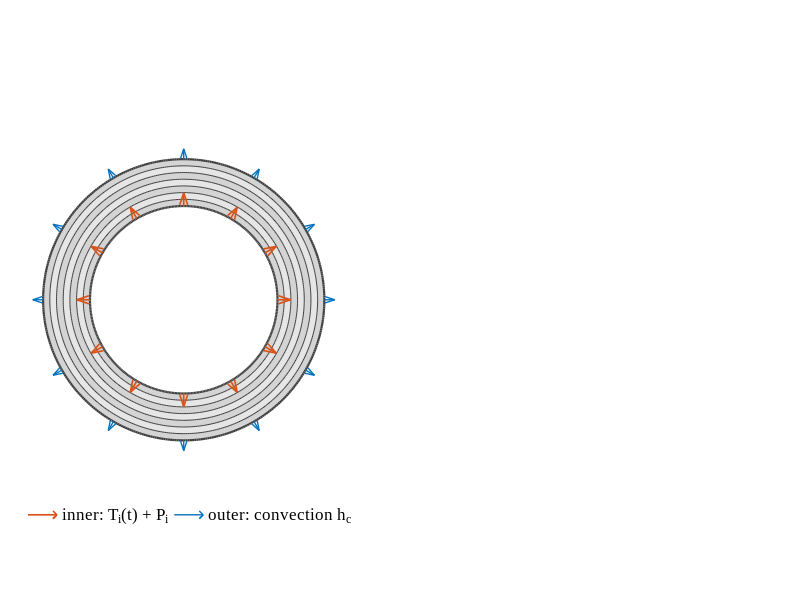

MATLAB code to generate this figure: (Note: this script raises an error after producing the figure.)
%% geometry_schematic_R4_6.m — R4_5 + the legend text 'T_{in}(t)' becomes 'T_i(t)' (author instruction of 2026-11-23, Prom8 item 11: the inner-surface temperature constant is written T_i as in the thesis)
%  R4_6 change (marked 'R4_6'): the DisplayName of the inner-loading quiver and the output file names only. Everything else = R4_5.
%  ----- R4_5 header follows -----
%  R4_5: R4_3 + left panel moved right and the gap between the two panels reduced; margin as in R4_3 (author request 2026-11-02; R4_4's tight crop is NOT used)
%  R4_5 changes (marked 'R4_5'): figure width 12 -> 11.45 in; left axes moved 0.35 in to the right, right axes 0.55 in to the left (gap reduced by 0.9 in; axes sizes in inches unchanged).
%  ----- R4_3 header follows -----
%% geometry_schematic_R4_3.m — R4_2 + label font back to 12 pt, bottom 'insulated' just below the yellow crescent (outside the yellow), both labels a little to the left, larger legend font (author request 2026-11-02)
%  R4_3 changes (marked 'R4_3'): label font size, anchors, dxl, legend FontSize. Everything else = R4_2.
%  ----- R4_2 header follows -----
%% geometry_schematic_R4_2.m — R4_1 + 'insulated' labels centred on the middle axis of the cylinder; the bottom label sits inside the crescent (top face of the bottom insulation block)
%  R4_2 changes (marked 'R4_2'): label anchor positions only. Everything else = R4_1.
%  ----- R4_1 header follows -----
%% geometry_schematic_R4_1.m — R4 + 'insulated' labels closer to the cylinder (centred) and the two panel centres on one horizontal line (author request 2026-11-02)
%  R4_1 changes (marked 'R4_1'): label offsets reduced; left panel shifted vertically by dyAx1. Everything else = R4.
%  ----- R4 header follows -----
%% geometry_schematic_R4.m — R3 + layout changes requested by the author (2026-11-02)
%  Changes vs R3 (all marked 'R4'; geometry, loads, colours untouched; only
%  geometry_schematic_R4_5.png/.fig is written -- the standalone 3D cutaway is not redrawn):
%    * right panel: the two words 'insulated' moved above the top end and below the bottom
%      end, horizontally centred on the cylinder axis;
%    * right panel: R_i and R_o removed; they are shown on the left (cross-section) panel as
%      radial dimension arrows from the centre;
%    * right panel: the wall thickness h is shown on the LEFT wall at the bottom, beside the
%      length L (dimension below the bottom insulation block, on the theta = pi cut face);
%    * right panel: the coordinate triad is rotated about z (outward) and theta is drawn as an
%      arc with an arrow head (as in the left panel) instead of a straight arrow.
%  ----- R3 header follows -----
%% geometry_schematic_R3.m — R2 + coordinate systems (r, theta, z) in the geometry figures
%  R3 (2026-10-29, author request Prom 6): "in the two figures that introduce the cylinder
%  geometry (axial-section figure and cross-section figure) a coordinate system must be added".
%  Changes vs R2 (all marked 'R3'; geometry, loads and colours untouched):
%    * cross-section panel (a): triad at the bore centre -- radial axis r, circumferential
%      direction theta (arc with arrow), axial direction z shown as the out-of-plane symbol;
%    * axial cutaway (panel (b) and the standalone 3D cutaway): the lone z arrow is replaced by
%      a full right-handed triad r, theta, z drawn at the theta = 0 cut plane;
%    * outputs: geometry_schematic_R3.png/.fig and geometry_3D_cutaway_R2.png/.fig
%      (R2/R1 figures stay frozen).
%  ----- R2 header follows -----
%% geometry_schematic_R2.m — geometry schematic with an axially cut half-cylinder (3D)
%  R2 (2026-10-12, author request) revises the geometry schematic that
%  ch123_figs_R10.m draws (geometry_schematic.png: (a) annular cross-section,
%  (b) r-z graph):
%    * the RIGHT-HAND GRAPH (the r-z axes plot) is DELETED;
%    * in its place, an axially cut HALF CYLINDER in 3D showing
%        - the 7 layers on the cut faces and on the top face,
%        - the INNER loading (internal pressure P_i + thermal load T_in(t)),
%        - the OUTER convection h_c,
%        - the TOP and BOTTOM ends THERMALLY INSULATED (shown as insulation
%          blocks, labelled).
%    The cross-section panel (a) and its legend are unchanged.
%  Output: figures_ch123/geometry_schematic_R2.png (+ .fig). R1 and
%  ch123_figs_R10.m (which keeps writing the old geometry_schematic.png) are frozen.
%
%  Second output (author request: "draw something like" the 3D cylinder
%  drawings in Heydarpour's papers, e.g. Thin-Walled Struct. 155 (2020) 106914
%  Fig. 1a): figures_ch123/geometry_3D_cutaway_R1.png — the same cylinder with a
%  135-degree wedge removed, layers in a blue scale, loads and insulated ends.
%  All figure text in English, Times New Roman (as in the other ch1-3 schematics).
clearvars; clc; close all;
outdir = 'C:/Users/InfosaicUser/Desktop/MSc/Lord-Shulman-theory-thermoelastic-cylinder/claude/figures_ch123';
if ~exist(outdir,'dir'), mkdir(outdir); end
try
    set(groot,'defaultAxesFontName','Times New Roman');
    set(groot,'defaultTextFontName','Times New Roman');
    set(groot,'defaultLegendFontName','Times New Roman');
catch
end
CO = {[0 0.447 0.741],[0.850 0.325 0.098]};          % chapter colours: outer = blue, inner = orange
Ri = 1.0; Ro = 1.5; L = 2.1; NL = 7;
Rb = Ri + (0:NL)*((Ro-Ri)/NL);                       % 8 interface radii
G.Ri = Ri; G.Ro = Ro; G.L = L; G.NL = NL; G.Rb = Rb; G.tI = 0.16;   % tI = insulation block thickness
az = -25; el = 22;                                   % camera: from the front, slightly right and above

%% ================= FIGURE 1: cross-section (a) + half cylinder (b) =================
fig = figure('Units','inches','Position',[1 1 11.45 6],'Color','w','Renderer','opengl');

% ---------- (a) annular cross-section: unchanged from ch123_figs_R10 ----------
dyAx1 = 0.0296;   % R4_1: vertical shift of the left panel so both figure centres lie on one horizontal line
ax1 = axes('Parent',fig,'Position',[0.0410 0.08-dyAx1 0.3773 0.90]); hold(ax1,'on'); axis(ax1,'equal'); axis(ax1,'off');
th = linspace(0,2*pi,400);
for k = 1:NL
    ro = Rb(k+1); ri = Rb(k); sh = 0.90 - 0.07*mod(k,2);
    patch(ax1,[ro*cos(th) ri*cos(fliplr(th))],[ro*sin(th) ri*sin(fliplr(th))],[sh sh sh],'EdgeColor','none');
end
for k = 1:NL+1
    lw = 0.5; if k==1||k==NL+1, lw = 1.6; end
    plot(ax1,Rb(k)*cos(th),Rb(k)*sin(th),'-','Color',[0.25 0.25 0.25],'LineWidth',lw);
end
na = 12; ang = linspace(0,2*pi,na+1); ang(end) = [];
qi = quiver(ax1,Ri*cos(ang),Ri*sin(ang),0.14*cos(ang),0.14*sin(ang),0,'Color',CO{2},'LineWidth',1.2,'MaxHeadSize',0.55,'DisplayName','inner: T_i(t) + P_i');   % R4_6: was T_{in}(t)
qo = quiver(ax1,Ro*cos(ang),Ro*sin(ang),0.11*cos(ang),0.11*sin(ang),0,'Color',CO{1},'LineWidth',1.0,'MaxHeadSize',0.55,'DisplayName','outer: convection h_c');
lg = legend(ax1,[qi(1) qo(1)],'Location','southoutside','Orientation','horizontal','FontSize',12,'Box','off','AutoUpdate','off');   % R3: AutoUpdate off, else the triad objects added below enter the legend
lg.Units = 'normalized'; lg.Position(2) = 0.15;   % R4_1: legend placed just under the (shifted) left panel
xlim(ax1,[-(Ro+0.55) Ro+0.55]); ylim(ax1,[-(Ro+0.5) Ro+0.5]);
% R3: coordinate system of the cross-section: r (radial), theta (circumferential), z (out of the page)
tri_r = 0.55; tri_a = 0.33;
quiver(ax1,0,0,tri_r,0,0,'Color','k','LineWidth',1.3,'MaxHeadSize',0.6);          % r axis
text(ax1,tri_r+0.07,0.0,'r','FontSize',14,'FontAngle','italic','HorizontalAlignment','left','VerticalAlignment','middle');
ta = linspace(deg2rad(8),deg2rad(80),40);
plot(ax1,tri_a*cos(ta),tri_a*sin(ta),'k-','LineWidth',1.3);                         % theta arc
% arrow head at the arc end: filled triangle along the counter-clockwise tangent
Ee = tri_a*[cos(ta(end)) sin(ta(end))]; tg = [-sin(ta(end)) cos(ta(end))]; nn = [cos(ta(end)) sin(ta(end))];
hl = 0.10; hw = 0.045;
patch(ax1,[Ee(1)+hl*tg(1), Ee(1)+hw*nn(1), Ee(1)-hw*nn(1)],[Ee(2)+hl*tg(2), Ee(2)+hw*nn(2), Ee(2)-hw*nn(2)],'k','EdgeColor','k');
text(ax1,0.45*cos(deg2rad(58)),0.45*sin(deg2rad(58)),'\theta','FontSize',14,'HorizontalAlignment','left','VerticalAlignment','bottom');
plot(ax1,0,0,'ko','MarkerSize',9,'LineWidth',1.2); plot(ax1,0,0,'k.','MarkerSize',9);   % z out of the page
text(ax1,0.03,-0.13,'z','FontSize',14,'FontAngle','italic','HorizontalAlignment','center','VerticalAlignment','top');   % R4: moved below the symbol (clear of the R_o line)
% R4: radii R_i and R_o as radial dimension arrows from the centre (moved here from the right panel)
ai = deg2rad(145); ao = deg2rad(215);
quiver(ax1,0,0,Ri*cos(ai),Ri*sin(ai),0,'Color','k','LineWidth',1.0,'MaxHeadSize',0.10);
quiver(ax1,0,0,Ro*cos(ao),Ro*sin(ao),0,'Color','k','LineWidth',1.0,'MaxHeadSize',0.07);
text(ax1,0.52*cos(ai),0.52*sin(ai)+0.05,'R_i','FontSize',14,'HorizontalAlignment','center','VerticalAlignment','bottom');
text(ax1,(Ro+0.10)*cos(ao),(Ro+0.10)*sin(ao),'R_o','FontSize',14,'HorizontalAlignment','right','VerticalAlignment','top');

% ---------- (b) axially cut half cylinder, 3D ----------
ax2 = axes('Parent',fig,'Position',[0.2349 0.0 0.7441 1.0]);
draw_cyl3d(ax2, pi, 'gray', CO, G, az, el, true);

exportgraphics(fig,fullfile(outdir,'geometry_schematic_R4_6.png'),'Resolution',300,'Padding',30);   % R4: was _R3; R4_1: padding so the top label is not at the edge; R4_6: was _R4_5
savefig(fig,fullfile(outdir,'geometry_schematic_R4_6.fig'));
close(fig); fprintf('done: geometry_schematic_R4_6.png\n');
% R4: FIGURE 2 (standalone 3D cutaway) removed from this script; geometry_3D_cutaway_R2 stays as is

%% ============================ helpers ============================
function draw_cyl3d(ax, thMax, palette, CO, G, az, el, withDims)
    hold(ax,'on');
    Ri = G.Ri; Ro = G.Ro; L = G.L; NL = G.NL; Rb = G.Rb; tI = G.tI;
    edge = [0.25 0.25 0.25];
    % layer colours: alternating greys (as in the 2D panel) or a light->dark blue scale
    for k = 1:NL
        if strcmp(palette,'gray')
            lay{k} = (0.90 - 0.07*mod(k,2))*[1 1 1]; %#ok<AGROW>
        else
            t = (k-1)/(NL-1);
            lay{k} = [0.80 0.89 0.99]*(1-t) + [0.10 0.27 0.60]*t; %#ok<AGROW>
        end
    end
    if strcmp(palette,'gray'), cIn = [0.93 0.93 0.95]; cOut = [0.80 0.80 0.80];
    else,                      cIn = [0.82 0.90 0.98]; cOut = [0.66 0.79 0.95]; end
    cIns = [1.00 0.93 0.62];                                  % insulation blocks
    th = linspace(0,thMax,120);

    % ---- curved surfaces (inner + outer), light-dependent shading ----
    [T,Z] = meshgrid(th,[0 L]);
    surf_shaded(ax,Ri*cos(T),Ri*sin(T),Z,T,cIn);
    surf_shaded(ax,Ro*cos(T),Ro*sin(T),Z,T,cOut);

    % ---- cut faces (theta = 0 and theta = thMax): the 7 layers ----
    for k = 1:NL
        for tc = [0 thMax]
            patch(ax,[Rb(k) Rb(k+1) Rb(k+1) Rb(k)]*cos(tc),[Rb(k) Rb(k+1) Rb(k+1) Rb(k)]*sin(tc), ...
                  [0 0 L L],lay{k},'EdgeColor',edge,'LineWidth',0.4);
        end
        % ---- top face z = L: annular sector of layer k ----
        sector(ax,L,Rb(k),Rb(k+1),0,thMax,lay{k},edge);
    end

    % ---- insulation blocks at the top and bottom ends ----
    for zc = [-tI, L]
        ins_block(ax,zc,zc+tI,Ri,Ro,thMax,cIns,edge);
    end

    % ---- inner loading: arrows from the bore onto the inner surface (P_i + T_in) ----
    if thMax > pi, thI = deg2rad([40 65 90 110]); else, thI = deg2rad([45 80 115 150]); end
    zr = [0.25 0.50 0.75]*L;
    for a = thI
        for z = zr
            quiver3(ax,(Ri-0.34)*cos(a),(Ri-0.34)*sin(a),z,0.30*cos(a),0.30*sin(a),0,0, ...
                    'Color',CO{2},'LineWidth',1.8,'MaxHeadSize',0.9);
        end
    end
    % ---- outer convection: arrows leaving the outer surface where it faces the camera ----
    if thMax > pi, thO = deg2rad([4 16 198 212]); else, thO = deg2rad([4 12 20]); end
    for a = thO
        for z = zr
            quiver3(ax,Ro*cos(a),Ro*sin(a),z,0.36*cos(a),0.36*sin(a),0,0, ...
                    'Color',CO{1},'LineWidth',1.8,'MaxHeadSize',0.9);
        end
    end

    % ---- annotations ----
    % R4: 'insulated' above the top end and below the bottom end, centred on the cylinder axis
    dxl = -0.19;   % R4_3: was -0.068 (centred), now a little to the left; R4_2: screen-horizontal shift of both labels (data units along the screen x direction) to centre them on the cylinder
    ex = dxl*[cos(deg2rad(-25)) sin(deg2rad(-25))];
    text(ax,0.63+ex(1),1.36+ex(2),L+tI+0.05,'insulated','FontSize',12,'HorizontalAlignment','center', ...
         'VerticalAlignment','bottom');
    text(ax,(Ri-0.25)*cosd(65)+ex(1),(Ri-0.25)*sind(65)+ex(2),-tI+0.05,'insulated','FontSize',12,'HorizontalAlignment','center', ...   % R4_3: just below the crescent (outside the yellow), top-aligned   % R4_2: inside the crescent = inner face of the bottom insulation block
         'VerticalAlignment','top');
    % z axis arrow and length dimension
    xa = -Ro-0.45;
    plot3(ax,[xa xa],[0 0],[0 L],'k-','LineWidth',1.0);
    plot3(ax,[xa-0.05 xa+0.05],[0 0],[0 0],'k-','LineWidth',1.0);
    plot3(ax,[xa-0.05 xa+0.05],[0 0],[L L],'k-','LineWidth',1.0);
    text(ax,xa-0.08,0,L/2,'L','FontSize',14,'FontAngle','italic','HorizontalAlignment','right');
    % R3: full coordinate triad (r, theta, z) at the theta = 0 cut plane, clear of the cylinder
    xz = Ro+0.85; z0 = 0.35; Lt = 0.62;
    % R4: triad rotated about z by phT (outward); theta shown as an arc with an arrow head
    phT = deg2rad(-55);
    er = [cos(phT) sin(phT) 0];
    quiver3(ax,xz,0,z0,0,0,0.75,0,'Color','k','LineWidth',1.3,'MaxHeadSize',0.8);   % z (axial)
    text(ax,xz,0,z0+0.75+0.12,'z','FontSize',14,'FontAngle','italic','HorizontalAlignment','center');
    quiver3(ax,xz,0,z0,Lt*er(1),Lt*er(2),0,0,'Color','k','LineWidth',1.3,'MaxHeadSize',0.8);      % r (radial)
    text(ax,xz+(Lt+0.07)*er(1),(Lt+0.07)*er(2),z0,'r','FontSize',14,'FontAngle','italic','HorizontalAlignment','left');
    ra = 0.42; tt = linspace(deg2rad(12),deg2rad(85),40);                                       % theta arc (r -> theta)
    plot3(ax,xz+ra*cos(phT+tt),ra*sin(phT+tt),z0*ones(size(tt)),'k-','LineWidth',1.3);
    qe = [xz+ra*cos(phT+tt(end)), ra*sin(phT+tt(end))]; qd = [-sin(phT+tt(end)), cos(phT+tt(end))];
    nr = [cos(phT+tt(end)) sin(phT+tt(end))]; hl = 0.13; hw = 0.055;   % filled triangular arrow head at the arc end (as in the left panel)
    patch(ax,[qe(1)+hl*qd(1), qe(1)+hw*nr(1), qe(1)-hw*nr(1)],[qe(2)+hl*qd(2), qe(2)+hw*nr(2), qe(2)-hw*nr(2)],z0*ones(1,3),'k','EdgeColor','k');
    ta = phT+deg2rad(50);
    text(ax,xz+(ra+0.10)*cos(ta),(ra+0.10)*sin(ta),z0,'\theta','FontSize',14,'HorizontalAlignment','left');
    plot3(ax,xz,0,z0,'k.','MarkerSize',10);
    if withDims
        % R4: only the thickness h, on the LEFT wall (theta = pi cut face) at the bottom, beside L
        zd = -tI-0.30;
        plot3(ax,[-Ri -Ri],[0 0],[-tI zd-0.05],':','Color',[0.3 0.3 0.3],'LineWidth',0.8);
        plot3(ax,[-Ro -Ro],[0 0],[-tI zd-0.05],':','Color',[0.3 0.3 0.3],'LineWidth',0.8);
        quiver3(ax,-Ro,0,zd,Ro-Ri,0,0,0,'Color','k','LineWidth',1.0,'MaxHeadSize',0.5);
        quiver3(ax,-Ri,0,zd,-(Ro-Ri),0,0,0,'Color','k','LineWidth',1.0,'MaxHeadSize',0.5);
        text(ax,-(Ri+Ro)/2,0,zd-0.14,'h','FontSize',14,'FontAngle','italic','HorizontalAlignment','center');
    end

    axis(ax,'equal'); axis(ax,'off');
    view(ax,az,el); camproj(ax,'orthographic');
    xlim(ax,[-Ro-0.60 Ro+1.55]); ylim(ax,[-Ro-0.3 Ro+0.55]); zlim(ax,[-0.95 L+1.05]);   % R3: room for the triad (was Ro+1.40 / Ro+0.3)
end

function surf_shaded(ax,X,Y,Z,T,col)
    s = 0.78 + 0.22*cos(T - pi/4);                     % simple directional shading
    C = cat(3, min(col(1)*s,1), min(col(2)*s,1), min(col(3)*s,1));
    surf(ax,X,Y,Z,C,'EdgeColor','none','FaceColor','interp');
end

function sector(ax,z,r1,r2,t0,t1,col,edge)
    t = linspace(t0,t1,80);
    X = [r2*cos(t) r1*cos(fliplr(t))]; Y = [r2*sin(t) r1*sin(fliplr(t))];
    patch(ax,X,Y,z*ones(size(X)),col,'EdgeColor',edge,'LineWidth',0.4);
end

function ins_block(ax,z0,z1,r1,r2,thMax,col,edge)
    t = linspace(0,thMax,100);
    sector(ax,z1,r1,r2,0,thMax,col,edge);               % outer face of the block
    sector(ax,z0,r1,r2,0,thMax,col,edge);
    [T,Z] = meshgrid(t,[z0 z1]);
    surface(ax,r2*cos(T),r2*sin(T),Z,'FaceColor',col,'EdgeColor','none');
    surface(ax,r1*cos(T),r1*sin(T),Z,'FaceColor',col*0.97,'EdgeColor','none');
    for tc = [0 thMax]
        patch(ax,[r1 r2 r2 r1]*cos(tc),[r1 r2 r2 r1]*sin(tc),[z0 z0 z1 z1],col,'EdgeColor',edge,'LineWidth',0.5);
    end
end
